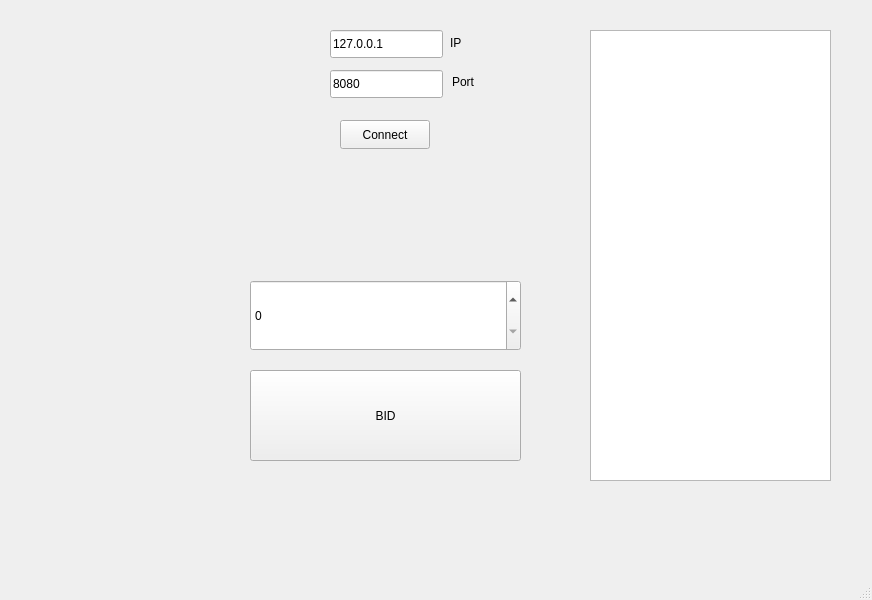
<?xml version="1.0" encoding="UTF-8"?>
<ui version="4.0">
 <class>Client</class>
 <widget class="QMainWindow" name="Client">
  <property name="enabled">
   <bool>true</bool>
  </property>
  <property name="geometry">
   <rect>
    <x>0</x>
    <y>0</y>
    <width>872</width>
    <height>600</height>
   </rect>
  </property>
  <property name="windowTitle">
   <string>Client</string>
  </property>
  <widget class="QWidget" name="centralwidget">
   <widget class="QLineEdit" name="ipLineEdit">
    <property name="geometry">
     <rect>
      <x>330</x>
      <y>30</y>
      <width>113</width>
      <height>28</height>
     </rect>
    </property>
    <property name="text">
     <string>127.0.0.1</string>
    </property>
   </widget>
   <widget class="QLineEdit" name="portLineEdit">
    <property name="geometry">
     <rect>
      <x>330</x>
      <y>70</y>
      <width>113</width>
      <height>28</height>
     </rect>
    </property>
    <property name="text">
     <string>8080</string>
    </property>
   </widget>
   <widget class="QLabel" name="label">
    <property name="geometry">
     <rect>
      <x>450</x>
      <y>33</y>
      <width>63</width>
      <height>20</height>
     </rect>
    </property>
    <property name="text">
     <string>IP</string>
    </property>
   </widget>
   <widget class="QLabel" name="label_2">
    <property name="geometry">
     <rect>
      <x>452</x>
      <y>72</y>
      <width>63</width>
      <height>20</height>
     </rect>
    </property>
    <property name="text">
     <string>Port</string>
    </property>
   </widget>
   <widget class="QPushButton" name="connectButton">
    <property name="geometry">
     <rect>
      <x>340</x>
      <y>120</y>
      <width>90</width>
      <height>29</height>
     </rect>
    </property>
    <property name="text">
     <string>Connect</string>
    </property>
   </widget>
   <widget class="QPushButton" name="bidButton">
    <property name="geometry">
     <rect>
      <x>250</x>
      <y>370</y>
      <width>271</width>
      <height>91</height>
     </rect>
    </property>
    <property name="text">
     <string>BID</string>
    </property>
   </widget>
   <widget class="QTextEdit" name="logTextEdit">
    <property name="enabled">
     <bool>true</bool>
    </property>
    <property name="geometry">
     <rect>
      <x>590</x>
      <y>30</y>
      <width>241</width>
      <height>451</height>
     </rect>
    </property>
    <property name="readOnly">
     <bool>true</bool>
    </property>
   </widget>
   <widget class="QSpinBox" name="bidSpinBox">
    <property name="geometry">
     <rect>
      <x>250</x>
      <y>280</y>
      <width>271</width>
      <height>71</height>
     </rect>
    </property>
   </widget>
  </widget>
  <widget class="QMenuBar" name="menubar">
   <property name="geometry">
    <rect>
     <x>0</x>
     <y>0</y>
     <width>872</width>
     <height>25</height>
    </rect>
   </property>
  </widget>
  <widget class="QStatusBar" name="statusbar"/>
 </widget>
 <resources/>
 <connections/>
</ui>
